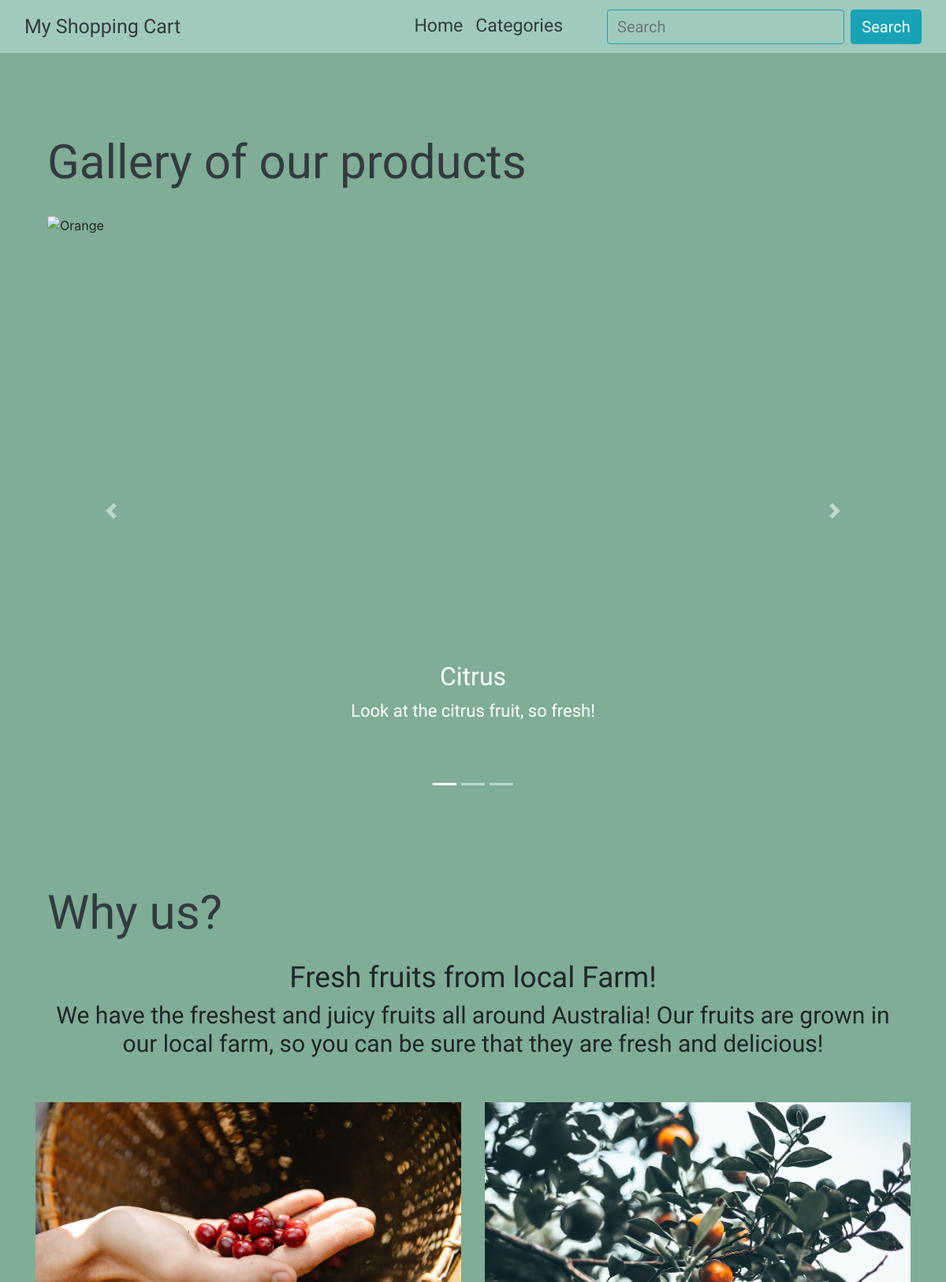
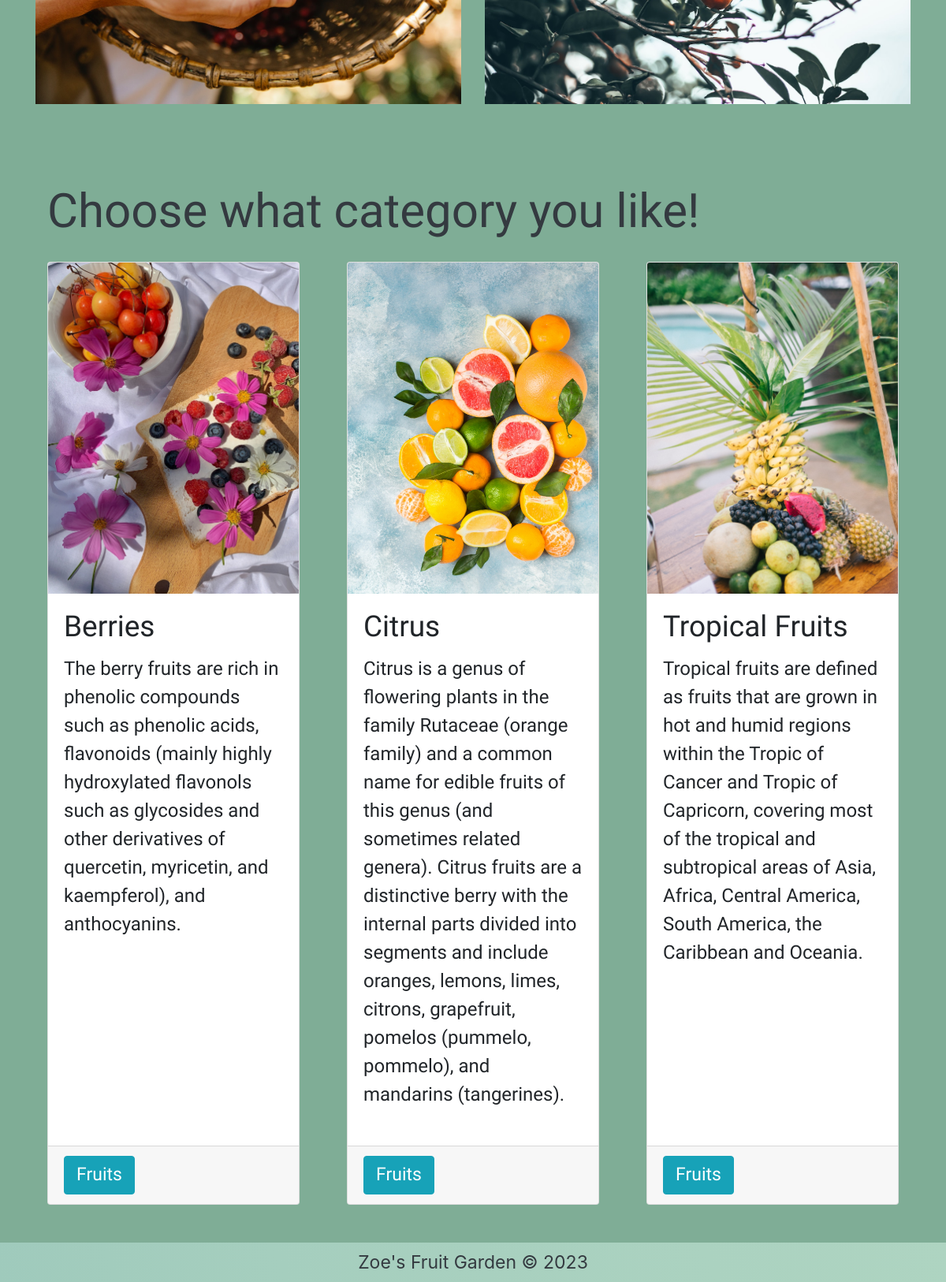
The page / on the database its author committed (2 pictures, top to bottom).
### storeapp/models.py (models this page shows, shortened)
class Category(db.Model):
    __tablename__ = 'category'
    id = db.Column(db.Integer, primary_key=True)
    name = db.Column(db.String(64), nullable=False)
    description = db.Column(db.String(500), nullable=False)
    image = db.Column(db.String(500), nullable=False)

### storeapp/views.py (the view)
@main_bp.route('/')
def index():
    category = Category.query.order_by(Category.name).all()
    return render_template('index.html', category = category)

### storeapp/templates/index.html (shortened to what this page needs)
{% extends 'base.html' %}
{% block main %}
<div class="container">
  <div>
    <h1 class="h1 text-dark font-effect-shadow-multiple" style="font-family: Sofia, sans-serif; padding-top: 90px;">
      Gallery of our products</h1>
  </div>
  <br />
  <div id="carouselExampleCaptions" class="carousel slide pb-5" data-ride="carousel">
    <ol class="carousel-indicators">
      <li data-target="#carouselExampleCaptions" data-slide-to="0" class="active"></li>
      <li data-target="#carouselExampleCaptions" data-slide-to="1"></li>
      <li data-target="#carouselExampleCaptions" data-slide-to="2"></li>
    </ol>
    <div class="carousel-inner">
      <div class="carousel-item active">
        <img src="https://images.pexels.com/photos/327098/pexels-photo-327098.jpeg" alt="Orange"
          style="height: 700px; object-fit: cover;" class="d-block w-100">
        <div class="carousel-caption d-none d-md-block">
          <h5 style="font-family: Sofia, sans-serif; font-size: 32px;">Citrus</h5>
          <p style="font-family: Trirong, sans-serif; font-size: 22px;">Look at the citrus fruit, so fresh!</p>
        </div>
      </div>
    </div>
    <button class="carousel-control-prev" type="button" data-target="#carouselExampleCaptions" data-slide="prev">
      <span class="carousel-control-prev-icon" aria-hidden="true"></span>
    </button>
    <button class="carousel-control-next" type="button" data-target="#carouselExampleCaptions" data-slide="next">
      <span class="carousel-control-next-icon" aria-hidden="true"></span>
    </button>
  </div>
</div>
<section style="font-family:Trirong, sans-serif;">
  <div class="container">
    <div class="text-dark">
      <div>
        <p class="h1 text-dark mb-4 font-effect-shadow-multiple"
          style="font-family: Sofia, sans-serif; padding-top: 100px;">Why us?</p>
      </div>
    </div>
    <div class="row">
      <div class="col-md-12 text-center">
        <article>
          <h2 class="h2">Fresh fruits from local Farm!</h2>
          <h3 class="h3">We have the freshest and juicy fruits all around Australia!
            Our fruits are grown in our local farm, so you can be sure that they are fresh and delicious!
          </h3>
        </article>
      </div>
      <div class="row pt-5">
        <div class="col-6">
          <picture>
            <img src="{{url_for('static', filename='img/berryfromfarm.jpg')}}" class="img-fluid" alt="farm picture">
          </picture>
        </div>
        <div class="col-6">
          <picture>
            <img src="{{url_for('static', filename='img/citrusfromfarm.jpg')}}" class="img-fluid" alt="farm picture">
          </picture>
        </div>
      </div>
    </div>
</section>
<section class="container">
  <div class="text-dark">
    <div>
      <p class="h1 text-dark font-effect-shadow-multiple" id="categories_anchor"
        style="font-family: Sofia, sans-serif; padding-bottom: 20px; padding-top: 100px;">Choose what category you like!
      </p>
    </div>
  </div>
  <div class="card-deck" style="font-family:Trirong, sans-serif;">
    <div class="row">
      {% for category in category %}
      <div class="col-12 col-med-4 col-lg-4 card-section mb-5">
        <div class="card">
          <img class="card-img-top" src="{{ url_for('static', filename='img/'+ category.image)}}"
            alt="{{category.name}}" style="object-fit: cover; height: 420px;">
          <div class="card-body">
            <h3 class="card-title h2">{{category.name}}</h3>
            <p class="p card-text">{{category.description}}</p>
          </div>
          <div class="card-footer"><a href="{{url_for('main.category_fruits', categoryid=category.id)}}"
              class="btn btn-info" style="font-size: 23px; padding-inline: 15px;">Fruits</a></div>
        </div>
      </div>
      {% endfor %}
    </div>
  </div>
</section>
{% endblock %}

### storeapp/templates/base.html (style rules this page uses)
html, body { height: 100%; margin: 0; padding: 0; }
body { background-color: #7fad96; }

### storeapp/templates/index.html (style rules this page uses)
@media (min-width: 992px) { .card-body { height: 700px; } }
@media (min-width: 992px) { .h1 { font-size: 60px; } }
@media (min-width: 992px) { .h2 { font-size: 37px; } }
@media (min-width: 992px) { .h3 { font-size: 30px; } }
@media (min-width: 992px) { .p { font-size: 24px; } }

### rows shown on the page
Category: image (picture), name "Berries", description "The berry fruits are rich in phenolic compounds such as phenolic acids, flavonoids (mainly highly hydroxylated flavonols such as glycosides and other derivatives of quercetin, myricetin, and kaempferol), and anthocyanins."
Category: image (picture), name "Citrus", description "Citrus is a genus of flowering plants in the family Rutaceae (orange family) and a common name for edible fruits of this genus (and sometimes related genera). Citrus fruits are a distinctive berry with the internal parts divided into segments and include oranges, lemons, limes, citrons, grapefruit, pomelos (pummelo, pommelo), and mandarins (tangerines)."
Category: image (picture), name "Tropical Fruits", description "Tropical fruits are defined as fruits that are grown in hot and humid regions within the Tropic of Cancer and Tropic of Capricorn, covering most of the tropical and subtropical areas of Asia, Africa, Central America, South America, the Caribbean and Oceania."
